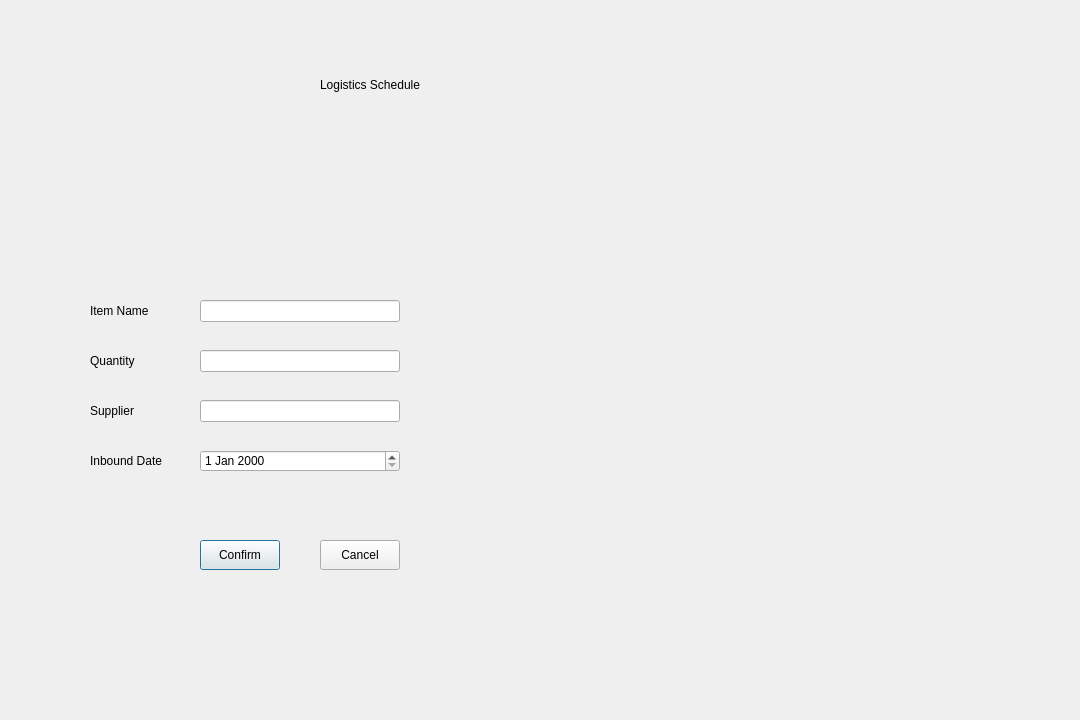
<?xml version="1.0" encoding="UTF-8"?>
<ui version="4.0">
 <class>LogisticsScheduleDialog</class>
 <widget class="QDialog" name="logisticsScheduleDialog">
  <property name="geometry">
   <rect>
    <x>0</x>
    <y>0</y>
    <width>1080</width>
    <height>720</height>
   </rect>
  </property>
  <property name="windowTitle">
   <string>Logistics Schedule</string>
  </property>
  <widget class="QLabel" name="title_label">
   <property name="geometry">
    <rect>
     <x>320</x>
     <y>70</y>
     <width>200</width>
     <height>30</height>
    </rect>
   </property>
   <property name="text">
    <string>Logistics Schedule</string>
   </property>
  </widget>
  <widget class="QLabel" name="item_name_label">
   <property name="geometry">
    <rect>
     <x>90</x>
     <y>300</y>
     <width>80</width>
     <height>22</height>
    </rect>
   </property>
   <property name="text">
    <string>Item Name</string>
   </property>
  </widget>
  <widget class="QLineEdit" name="item_name_edit">
   <property name="geometry">
    <rect>
     <x>200</x>
     <y>300</y>
     <width>200</width>
     <height>22</height>
    </rect>
   </property>
  </widget>
  <widget class="QLabel" name="quantity_label">
   <property name="geometry">
    <rect>
     <x>90</x>
     <y>350</y>
     <width>80</width>
     <height>22</height>
    </rect>
   </property>
   <property name="text">
    <string>Quantity</string>
   </property>
  </widget>
  <widget class="QLineEdit" name="quantity_edit">
   <property name="geometry">
    <rect>
     <x>200</x>
     <y>350</y>
     <width>200</width>
     <height>22</height>
    </rect>
   </property>
  </widget>
  <widget class="QLabel" name="supplier_label">
   <property name="geometry">
    <rect>
     <x>90</x>
     <y>400</y>
     <width>80</width>
     <height>22</height>
    </rect>
   </property>
   <property name="text">
    <string>Supplier</string>
   </property>
  </widget>
  <widget class="QLineEdit" name="supplier_edit">
   <property name="geometry">
    <rect>
     <x>200</x>
     <y>400</y>
     <width>200</width>
     <height>22</height>
    </rect>
   </property>
  </widget>
  <widget class="QLabel" name="inbound_date_label">
   <property name="geometry">
    <rect>
     <x>90</x>
     <y>450</y>
     <width>80</width>
     <height>22</height>
    </rect>
   </property>
   <property name="text">
    <string>Inbound Date</string>
   </property>
  </widget>
  <widget class="QDateEdit" name="inbound_date_edit">
   <property name="geometry">
    <rect>
     <x>200</x>
     <y>450</y>
     <width>200</width>
     <height>22</height>
    </rect>
   </property>
  </widget>
  <widget class="QPushButton" name="confirm_button">
   <property name="geometry">
    <rect>
     <x>200</x>
     <y>540</y>
     <width>80</width>
     <height>30</height>
    </rect>
   </property>
   <property name="text">
    <string>Confirm</string>
   </property>
  </widget>
  <widget class="QPushButton" name="cancel_button">
   <property name="geometry">
    <rect>
     <x>320</x>
     <y>540</y>
     <width>80</width>
     <height>30</height>
    </rect>
   </property>
   <property name="text">
    <string>Cancel</string>
   </property>
  </widget>
 </widget>
 <resources/>
 <connections/>
</ui>
